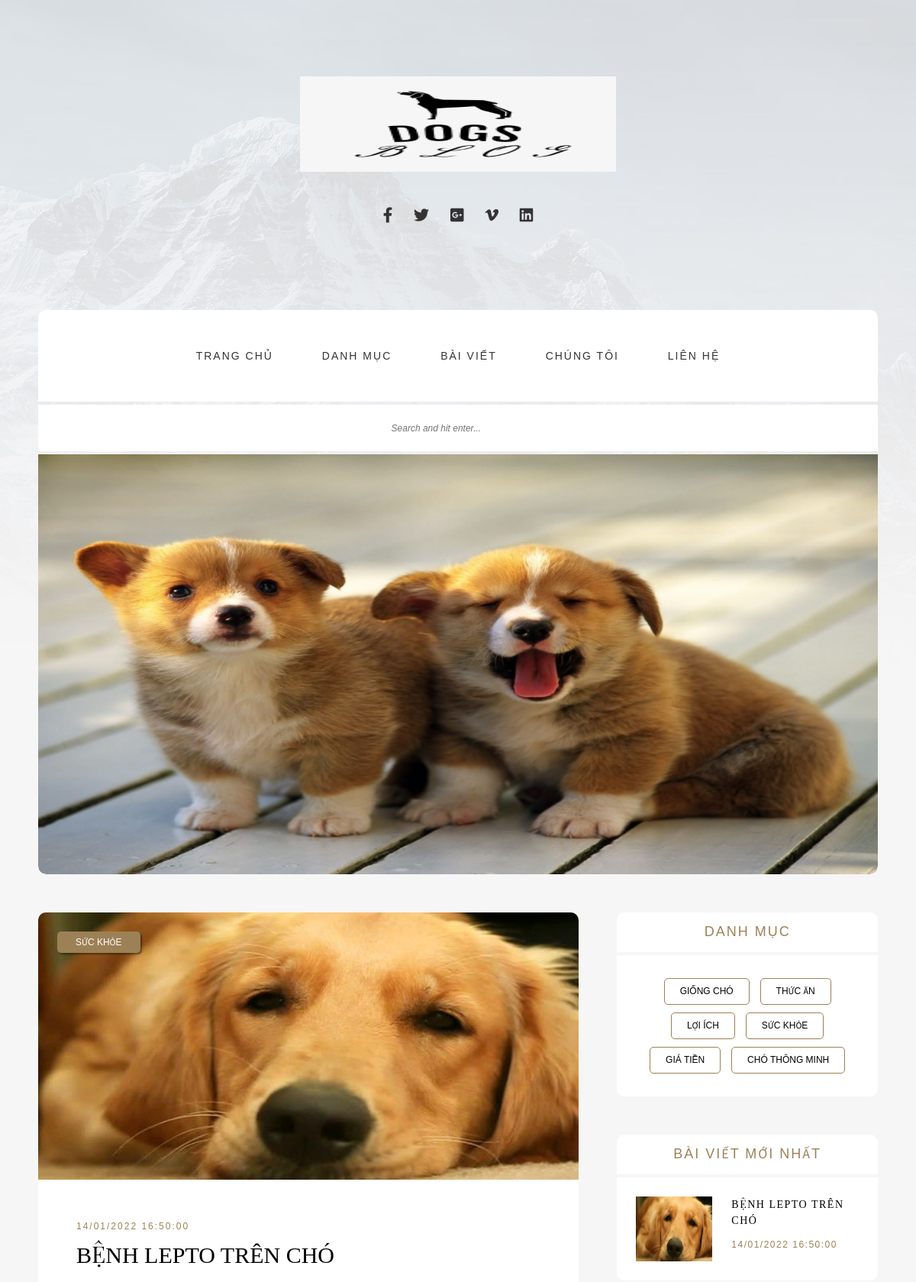
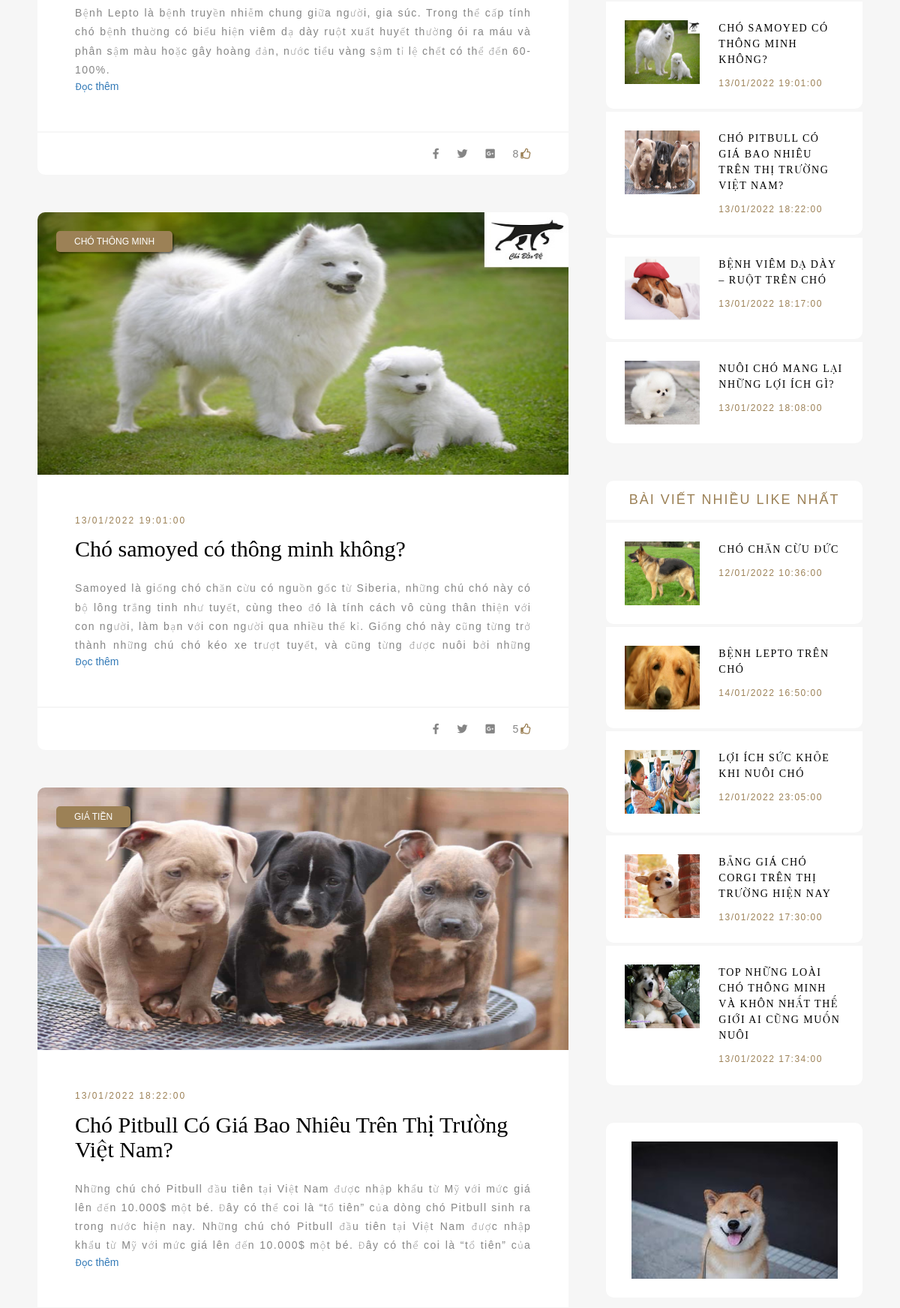
Screenshot of /Website/index.php (upper part) with the database file from the repository (2 pictures, top to bottom).
### tables this page shows
CREATE TABLE `posts`  (
  `id` int NOT NULL AUTO_INCREMENT,
  `title` varchar(255) NULL DEFAULT NULL,
  `description` mediumtext NULL,
  `thumbnail` varchar(500) NULL DEFAULT NULL,
  `category_id` int NULL DEFAULT NULL,
  `content` mediumtext NULL,
  `created_at` timestamp NULL DEFAULT NULL,
  `like_post` int NULL DEFAULT NULL,
  PRIMARY KEY (`id`) USING BTREE
);

CREATE TABLE `categories`  (
  `id` int NOT NULL AUTO_INCREMENT,
  `name` varchar(255) NULL DEFAULT NULL,
  `description` mediumtext NULL,
  `thumbnail` varchar(500) NULL DEFAULT NULL,
  `parent_id` int NULL DEFAULT NULL,
  `created_at` timestamp NULL DEFAULT NULL,
  PRIMARY KEY (`id`) USING BTREE
);

### Website/Views/Home/index.php (called while the page is built)
<?php
  require_once('Views/Partials/header.php');
?>
<?php
    require_once('Views/Partials/slider.php');
?>
<?php
  require_once('Views/Partials/content.php');
?>
<?php
  require_once('Views/Partials/footer.php');
?>

### Website/Controllers/BaseController.php (called while the page is built, shortened)
<?php
  class BaseController
  {
    public function view($path, $data = []){
      extract($data);
      require_once('Views/'.$path);
    }
  }
?>

### Website/Controllers/HomeController.php (called while the page is built)
<?php
require_once('Controllers/BaseController.php');
require_once('Models/Category.php');
require_once('Models/Post.php');
class HomeController extends BaseController
{
  public function index(){
    $category = new Category();
    $categories = $category -> getList();
    $post = new Post();
    $posts = $post-> getListLimit4();
    $newPost = new Post();
    $newPosts = $newPost -> getListLimit5();
    $postByLike = new Post();
    $postByLikes = $postByLike -> getByLike();
    $this->view('Home/index.php', ['categories' => $categories,'posts'=> $posts, 'newPosts'=> $newPosts, 'postByLikes'=> $postByLikes
    ]);
  }
}
?>

### Website/index.php (called while the page is built, shortened)
<?php
$act = "index";
  $controller_obj = new $class_name;
 $controller_obj -> $act();
?>

### Website/Models/Query.php (called while the page is built, shortened)
<?php
  require_once('Models/Connection.php');
  class Query{
    protected $conn;
    public function __construct(){
      $connection = new Connection1();
      $this -> conn = $connection -> connect();
    }
    protected function select($table, $columns = '*')
    {
      if ($columns == '*') {
        $query = "SELECT * FROM " . $table;
      }elseif (is_array($columns)) {
        $sub_string = '';
        foreach ($columns as $i =>$column) {
          $sub_string .= '`'.$column . '`';
          if ($i + 1 != count($columns)) {
            $sub_string .= ',';
          }
        }
        $query = "SELECT " . $sub_string . " FROM " . '`' . $table . '`';
      }else{
        exit();
      }
      $result = $this->conn->query($query);
      $data = array();
      while($row = $result->fetch_assoc()) {
        $data[] = $row;
      };
      return $data;
    }
  }
?>

### Website/Models/Connection.php (called while the page is built, shortened)
<?php
  class Connection1{
    private $servername= "localhost";
    private $username= "root";
    private $password = "";
    private $dbname = "blogs";
    public function connect(){
      $conn = new mysqli($this->servername, $this -> username, $this ->password, $this-> dbname );
      $conn->query("SET NAMES 'utf8'");
      return $conn;
    }
  }
?>

### Website/Models/Category.php (called while the page is built, shortened)
<?php
  require_once('Models/Query.php');
  require_once('Models/Connection.php');
  class Category extends Query
  {
    public $table = 'categories';
    public function getList()
      {
        $categories = $this -> select ($this -> table, ['id', 'name', 'description', 'thumbnail', 'parent_id', 'created_at']);
        return $categories;
      }
    }
?>

### Website/Models/Post.php (called while the page is built, shortened)
<?php
require_once('Models/Query.php');
require_once('Models/Connection.php');
require_once('Models/Category.php');
  class Post extends Query
  {
    public function getListLimit5()
    {
      $query = "SELECT posts.like_post, posts.id, posts.title, posts.description, posts.thumbnail, posts.category_id,posts.content, posts.created_at, categories.name
                FROM posts
                INNER JOIN categories ON categories.id = posts.category_id
                ORDER BY created_at DESC
                LIMIT 0,5";
    	$result = $this->conn->query($query);
      $data = array();
      while($row = $result->fetch_assoc()) {
      	$data[] = $row;
      };
    	return $data;
    }
    public function getListLimit4()
    {
      $query = "SELECT posts.like_post, posts.id, posts.title, posts.description, posts.thumbnail, posts.category_id,posts.content, posts.created_at, categories.name
                FROM posts
                INNER JOIN categories ON categories.id = posts.category_id
                ORDER BY created_at DESC
                LIMIT 0,4";
    	$result = $this->conn->query($query);
      $data = array();
      while($row = $result->fetch_assoc()) {
      	$data[] = $row;
      };
    	return $data;
    }
    public function getByLike()
    {
      $query = "SELECT *
                FROM posts
                ORDER BY like_post DESC
                LIMIT 0,5";
    	$result = $this->conn->query($query);
      $data = array();
      while($row = $result->fetch_assoc()) {
      	$data[] = $row;
      };
    	return $data;
    }
  }
?>

### Website/Views/Partials/content.php (the view, shortened to what this page needs)
<section class="tada-container content-posts row">
   <div class="content col-xs-8">
        <?php  foreach ($posts as $key => $post) { ?>
       <article>
           <div class="post-image">
               <img style="max-height: 350px;" src="../Admin/images/<?=$post['thumbnail']?>" alt="post image 1">
                 <div class="category"><a href="index.php?mod=post&act=postByCategory&category_id=<?=$post['category_id']?>"><?=$post['name']?></a></div>
             </div>
             <div class="post-text">
               <span class="date"><?=date_format(date_create($post['created_at']),"d/m/Y H:i:s")?></span>
                 <h2><a href="index.php?mod=post&act=postDetail&id=<?=$post['id']?>"><?=$post['title']?></a></h2>
                 <p class="text" style="word-wrap:break-word; height: 100px; overflow: hidden;"><?=$post['content']?></p>
                 <a href="index.php?mod=post&act=postDetail&id=<?=$post['id']?>">Đọc thêm</a>
             </div>
             <div class="post-info">
                 <div class="extra-info">
                   <a href="#"><i class="fab fa-facebook-f"></i></a>
                 <a href="#"><i class="fab fa-twitter"></i></a>
                 <a href="#"><i class="fab fa-google-plus-square"></i></a>
                     <span class="comments"><?=$post['like_post']?><i class="far fa-thumbs-up"></i></span>
                 </div>
             </div>
         </article>
           <?php } ?>
     </div>
     <div class="sidebar col-xs-4">
         <div class="widget tags">
           <h3 style="" class="widget-title">
               Danh Mục
             </h3>
           <div class="tags-container">
             <?php foreach ($categories as $key => $category) { ?>
               <a href="index.php?mod=post&act=postByCategory&category_id=<?=$post['category_id']?>"><?=$category['name']?></a>
                <?php } ?>
             </div>
         </div>
         <div class="widget latest-posts">
           <h3 class="widget-title">
               Bài Viết Mới Nhất
             </h3>
             <?php foreach ($newPosts as $key => $newpost) { ?>
          <div class="posts-container">
            <div class="item">
                <img src="../Admin/images/<?=$newpost['thumbnail']?>" style="width : 100px; height : 85px;" alt="post 1" class="post-image">
                  <div class="info-post">
                    <h5><a href="index.php?mod=post&act=postDetail&id=<?=$newpost['id']?>"><?=$newpost['title']?></a></h5>
                    <span class="date"><?=date_format(date_create($newpost['created_at']),"d/m/Y H:i:s")?></span>
                  </div>
              </div>
         </div>
               <?php } ?>
               <h3 style="margin-top: 50px;" class="widget-title">
                   Bài Viết Nhiều Like Nhất
                 </h3>
                 <?php foreach ($postByLikes as $key => $postByLike) { ?>
              <div class="posts-container">
                <div class="item">
                    <img src="../Admin/images/<?=$postByLike['thumbnail']?>" style="width : 100px; height : 85px;" alt="post 1" class="post-image">
                      <div class="info-post">
                        <h5><a href="index.php?mod=post&act=postDetail&id=<?=$postByLike['id']?>"><?=$postByLike['title']?></a></h5>
                        <span class="date"><?=date_format(date_create($postByLike['created_at']),"d/m/Y H:i:s")?></span>
                      </div>
                  </div>
             </div>
                   <?php } ?>
         <div class="widget advertising" style="margin-top: 50px;">
     <div class="advertising-container">
               <img src="Publics/assets/images/banner5.jpg" alt="banner 350x300">
             </div>
   </div>
     </div>
 </section>

### Website/Publics/assets/css/all.css (style rules this page uses)
.fa, .fas, .far, .fal, .fad, .fab { -moz-osx-font-smoothing: grayscale; -webkit-font-smoothing: antialiased; display: inline-block; font-style: normal; font-variant: normal; text-rendering: auto; line-height: 1; }
.fa-facebook-f:before { content: "\f39e"; }
.fa-google-plus-square:before { content: "\f0d4"; }
.fa-thumbs-up:before { content: "\f164"; }
.fa-twitter:before { content: "\f099"; }
.fab { font-family: 'Font Awesome 5 Brands'; font-weight: 400; }
.far { font-family: 'Font Awesome 5 Free'; font-weight: 400; }

### Website/Publics/assets/css/style.css (style rules this page uses)
body { font-family: 'Source Sans Pro', sans-serif; background:#f6f6f6; background-image:url('../images/bg.jpg'); background-repeat: no-repeat; }
.tada-container { width:1100px; margin:0 auto; }
img { max-width:100%; }
a { transition: all 0.3s ease 0s; }
section.tada-container { margin-top:50px; }
article { margin-bottom:50px; }
.content-posts .content { padding-left:0; padding-right: 25px; }
.content-posts .sidebar { padding-right:0; padding-left: 25px; }
.post-image { position:relative; }
.post-image img { border-radius:10px 10px 0 0; width:100%; }
.post-image .category a { background: #9c8156; border-radius: 5px; box-shadow: 2px 2px 2px 0 rgba(0, 0, 0, 0.4); color: #fff; font-size: 12px; left: 25px; line-height: 1; padding: 8px 24px; position: absolute; text-transform: uppercase; top: 25px; }
.post-text { padding:50px; background:#FFF; }
.post-text .date { color:#9c8156; text-transform:uppercase; font-size:12px; letter-spacing:2px; }
.post-text h2 { margin:12px 0 24px 0; font-family: 'Playfair Display', serif; }
.post-text h2 a { color:#000; transition: all 0.3s ease 0s; }
.post-text .text { text-align:justify; color:#858585; font-weight:100; letter-spacing:1.5px; line-height:1.8; margin:0; }
.extra-info { float:right; }
.extra-info a { padding:10px; color:#858585; }
.extra-info .comments { padding-left:10px; color:#858585; }
.extra-info .comments i { color:#9c8156; margin-left:3px; }
.post-info { background:#FFF; padding:18px 50px; margin-top:2px; border-radius:0 0 10px 10px; }
.widget { margin-bottom:50px; }
.widget h3 { margin:0; font-size:18px; letter-spacing:2px; }
.widget-title { color:#9c8156; text-align:center; padding:16px; border-radius:10px 10px 0 0; background:#FFF; text-transform:uppercase; }
.latest-posts .posts-container { text-transform:uppercase; background:#FFF; padding:25px; margin-top:4px; border-radius:0 0 10px 10px; }
.latest-posts .posts-container .item { margin-top:25px; }
.latest-posts .posts-container .item:first-child { margin-top:0; }
.latest-posts .post-image { margin-right:25px; float:left; }
.latest-posts .info-post { float:left; width:166px; }
.info-post h5 { margin:0 0 10px 0; }
.latest-posts .info-post h5 a { color:#000; font-size:14px; font-family: 'Playfair Display', serif; letter-spacing:1.5px; line-height:1.5; }
.latest-posts .info-post .date { color:#9c8156; font-size:12px; letter-spacing:1.5px; }
.tags-container { text-transform:uppercase; background:#FFF; padding:25px; margin-top:4px; border-radius:0 0 10px 10px; text-align:center; }
.tags-container a { color:#000; border:1px solid #9c8156; padding:8px 20px; margin:5px; font-size:12px; display:inline-block; border-radius:5px; transition: all 0.6s ease 0s; }
.advertising-container { text-transform:uppercase; background:#FFF; padding:25px; border-radius:10px; text-align:center; }

### rows the page displays
posts: thumbnail (picture), category.name "SỨC KHỎE", created_at "14/01/2022 16:50:00", title "BỆNH LEPTO TRÊN CHÓ", content "Bệnh Lepto là bệnh truyền nhiễm chung giữa người, gia súc. Trong thể cấp tính chó bệnh thuờng có biểu hiện viêm dạ dày ruột xuất huyết thường ói ra máu và phân sậm màu hoặc gây hoàng đản, nước tiểu vàng sậm tỉ lệ chết có thể đến 60-100%.", like_post "8"
posts: thumbnail (picture), category.name "CHÓ THÔNG MINH", created_at "13/01/2022 19:01:00", title "Chó samoyed có thông minh không?", content "Samoyed là giống chó chăn cừu có nguồn gốc từ Siberia, những chú chó này có bộ lông trắng tinh như tuyết, cùng theo đó là tính cách vô cùng thân thiện với con người, làm bạn với con người qua nhiều thế kỉ. Giống chó này cũng từng trở thành những chú chó kéo xe trượt tuyết, và cũng từng được nuôi bởi những…", like_post "5", title "CHÓ SAMOYED CÓ THÔNG MINH KHÔNG?"
posts: thumbnail (picture), category.name "GIÁ TIỀN", created_at "13/01/2022 18:22:00", title "Chó Pitbull Có Giá Bao Nhiêu Trên Thị Trường Việt Nam?", content "Những chú chó Pitbull đầu tiên tại Việt Nam được nhập khẩu từ Mỹ với mức giá lên đến 10.000$ một bé. Đây có thể coi là “tổ tiên” của dòng chó Pitbull sinh ra trong nước hiện nay. Những chú chó Pitbull đầu tiên tại Việt Nam được nhập khẩu từ Mỹ với mức giá lên đến 10.000$ một bé. Đây có thể coi là “tổ tiên” của…", title "CHÓ PITBULL CÓ GIÁ BAO NHIÊU TRÊN THỊ TRƯỜNG VIỆT NAM?"
categories: name "GIỐNG CHÓ"
categories: name "THỨC ĂN"
categories: name "LỢI ÍCH"
categories: name "SỨC KHỎE"
categories: name "GIÁ TIỀN"
categories: name "CHÓ THÔNG MINH"
posts: thumbnail (picture), title "BỆNH VIÊM DẠ DÀY – RUỘT TRÊN CHÓ", created_at "13/01/2022 18:17:00"
posts: thumbnail (picture), title "NUÔI CHÓ MANG LẠI NHỮNG LỢI ÍCH GÌ?", created_at "13/01/2022 18:08:00"
posts: thumbnail (picture), title "CHÓ CHĂN CỪU ĐỨC", created_at "12/01/2022 10:36:00"
posts: thumbnail (picture), title "LỢI ÍCH SỨC KHỎE KHI NUÔI CHÓ", created_at "12/01/2022 23:05:00"
posts: thumbnail (picture), title "BẢNG GIÁ CHÓ CORGI TRÊN THỊ TRƯỜNG HIỆN NAY", created_at "13/01/2022 17:30:00"
posts: thumbnail (picture), title "TOP NHỮNG LOÀI CHÓ THÔNG MINH VÀ KHÔN NHẤT THẾ GIỚI AI CŨNG MUỐN NUÔI", created_at "13/01/2022 17:34:00"
